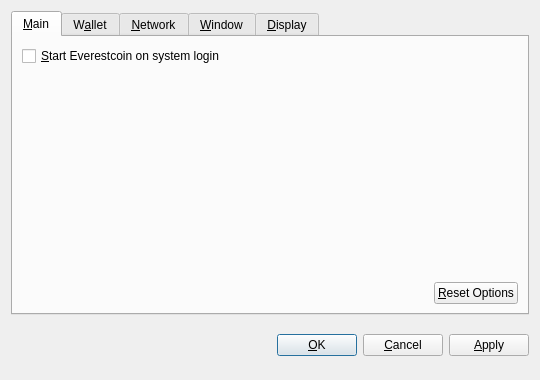
<?xml version="1.0" encoding="UTF-8"?>
<ui version="4.0">
 <class>OptionsDialog</class>
 <widget class="QDialog" name="OptionsDialog">
  <property name="geometry">
   <rect>
    <x>0</x>
    <y>0</y>
    <width>540</width>
    <height>380</height>
   </rect>
  </property>
  <property name="windowTitle">
   <string>Options</string>
  </property>
  <property name="modal">
   <bool>true</bool>
  </property>
  <layout class="QVBoxLayout" name="verticalLayout">
   <item>
    <widget class="QTabWidget" name="tabWidget">
     <property name="tabPosition">
      <enum>QTabWidget::North</enum>
     </property>
     <property name="currentIndex">
      <number>0</number>
     </property>
     <widget class="QWidget" name="tabMain">
      <attribute name="title">
       <string>&amp;Main</string>
      </attribute>
      <layout class="QVBoxLayout" name="verticalLayout_Main">
       <item>
        <widget class="QCheckBox" name="bitcoinAtStartup">
         <property name="toolTip">
          <string>Automatically start Everestcoin after logging in to the system.</string>
         </property>
         <property name="text">
          <string>&amp;Start Everestcoin on system login</string>
         </property>
        </widget>
       </item>
       <item>
        <spacer name="verticalSpacer_Main">
         <property name="orientation">
          <enum>Qt::Vertical</enum>
         </property>
         <property name="sizeHint" stdset="0">
          <size>
           <width>20</width>
           <height>40</height>
          </size>
         </property>
        </spacer>
       </item>
       <item>
        <layout class="QHBoxLayout" name="horizontalLayout_2_Main">
         <item>
          <spacer name="horizontalSpacer_2_Main">
           <property name="orientation">
            <enum>Qt::Horizontal</enum>
           </property>
           <property name="sizeHint" stdset="0">
            <size>
             <width>40</width>
             <height>20</height>
            </size>
           </property>
          </spacer>
         </item>
         <item>
          <widget class="QPushButton" name="resetButton">
           <property name="toolTip">
            <string>Reset all client options to default.</string>
           </property>
           <property name="text">
            <string>&amp;Reset Options</string>
           </property>
           <property name="autoDefault">
            <bool>false</bool>
           </property>
          </widget>
         </item>
        </layout>
       </item>
      </layout>
     </widget>
     <widget class="QWidget" name="tabWallet">
      <attribute name="title">
       <string>W&amp;allet</string>
      </attribute>
      <layout class="QVBoxLayout" name="verticalLayout_Network">
       <item>
        <widget class="QLabel" name="transactionFeeInfoLabel">
         <property name="text">
          <string>Optional transaction fee per kB that helps make sure your transactions are processed quickly. Most transactions are 1 kB.</string>
         </property>
         <property name="textFormat">
          <enum>Qt::PlainText</enum>
         </property>
         <property name="wordWrap">
          <bool>true</bool>
         </property>
        </widget>
       </item>
       <item>
        <layout class="QHBoxLayout" name="horizontalLayout_1_Main">
         <item>
          <widget class="QLabel" name="transactionFeeLabel">
           <property name="text">
            <string>Pay transaction &amp;fee</string>
           </property>
           <property name="textFormat">
            <enum>Qt::PlainText</enum>
           </property>
           <property name="buddy">
            <cstring>transactionFee</cstring>
           </property>
          </widget>
         </item>
         <item>
          <widget class="BitcoinAmountField" name="transactionFee"/>
         </item>
         <item>
          <spacer name="horizontalSpacer_1_Main">
           <property name="orientation">
            <enum>Qt::Horizontal</enum>
           </property>
           <property name="sizeHint" stdset="0">
            <size>
             <width>40</width>
             <height>20</height>
            </size>
           </property>
          </spacer>
         </item>
        </layout>
       </item>
       <item>
        <widget class="QLabel" name="label">
         <property name="text">
          <string>If you disable the spending of unconfirmed change, the change from a transaction cannot be used until that transaction has at least one confirmation. This also affects how your balance is computed.</string>
         </property>
         <property name="wordWrap">
          <bool>true</bool>
         </property>
        </widget>
       </item>
       <item>
        <widget class="QCheckBox" name="spendZeroConfChange">
         <property name="text">
          <string>Spend unconfirmed change  (experts only)</string>
         </property>
        </widget>
       </item>
       <item>
        <spacer name="verticalSpacer">
         <property name="orientation">
          <enum>Qt::Vertical</enum>
         </property>
         <property name="sizeHint" stdset="0">
          <size>
           <width>20</width>
           <height>40</height>
          </size>
         </property>
        </spacer>
       </item>
      </layout>
     </widget>
     <widget class="QWidget" name="tabNetwork">
      <attribute name="title">
       <string>&amp;Network</string>
      </attribute>
      <layout class="QVBoxLayout" name="verticalLayout_Network">
       <item>
        <widget class="QCheckBox" name="mapPortUpnp">
         <property name="toolTip">
          <string>Automatically open the Everestcoin client port on the router. This only works when your router supports UPnP and it is enabled.</string>
         </property>
         <property name="text">
          <string>Map port using &amp;UPnP</string>
         </property>
        </widget>
       </item>
       <item>
        <widget class="QCheckBox" name="connectSocks">
         <property name="toolTip">
          <string>Connect to the Everestcoin network through a SOCKS proxy (e.g. when connecting through Tor).</string>
         </property>
         <property name="text">
          <string>&amp;Connect through SOCKS proxy:</string>
         </property>
        </widget>
       </item>
       <item>
        <layout class="QHBoxLayout" name="horizontalLayout_Network">
         <item>
          <widget class="QLabel" name="proxyIpLabel">
           <property name="text">
            <string>Proxy &amp;IP:</string>
           </property>
           <property name="textFormat">
            <enum>Qt::PlainText</enum>
           </property>
           <property name="buddy">
            <cstring>proxyIp</cstring>
           </property>
          </widget>
         </item>
         <item>
          <widget class="QValidatedLineEdit" name="proxyIp">
           <property name="maximumSize">
            <size>
             <width>140</width>
             <height>16777215</height>
            </size>
           </property>
           <property name="toolTip">
            <string>IP address of the proxy (e.g. 127.0.0.1)</string>
           </property>
          </widget>
         </item>
         <item>
          <widget class="QLabel" name="proxyPortLabel">
           <property name="text">
            <string>&amp;Port:</string>
           </property>
           <property name="textFormat">
            <enum>Qt::PlainText</enum>
           </property>
           <property name="buddy">
            <cstring>proxyPort</cstring>
           </property>
          </widget>
         </item>
         <item>
          <widget class="QLineEdit" name="proxyPort">
           <property name="maximumSize">
            <size>
             <width>55</width>
             <height>16777215</height>
            </size>
           </property>
           <property name="toolTip">
            <string>Port of the proxy (e.g. 9050)</string>
           </property>
          </widget>
         </item>
         <item>
          <widget class="QLabel" name="socksVersionLabel">
           <property name="text">
            <string>SOCKS &amp;Version:</string>
           </property>
           <property name="textFormat">
            <enum>Qt::PlainText</enum>
           </property>
           <property name="buddy">
            <cstring>socksVersion</cstring>
           </property>
          </widget>
         </item>
         <item>
          <widget class="QValueComboBox" name="socksVersion">
           <property name="toolTip">
            <string>SOCKS version of the proxy (e.g. 5)</string>
           </property>
          </widget>
         </item>
         <item>
          <spacer name="horizontalSpacer_Network">
           <property name="orientation">
            <enum>Qt::Horizontal</enum>
           </property>
           <property name="sizeHint" stdset="0">
            <size>
             <width>40</width>
             <height>20</height>
            </size>
           </property>
          </spacer>
         </item>
        </layout>
       </item>
       <item>
        <spacer name="verticalSpacer_Network">
         <property name="orientation">
          <enum>Qt::Vertical</enum>
         </property>
         <property name="sizeHint" stdset="0">
          <size>
           <width>20</width>
           <height>40</height>
          </size>
         </property>
        </spacer>
       </item>
      </layout>
     </widget>
     <widget class="QWidget" name="tabWindow">
      <attribute name="title">
       <string>&amp;Window</string>
      </attribute>
      <layout class="QVBoxLayout" name="verticalLayout_Window">
       <item>
        <widget class="QCheckBox" name="minimizeToTray">
         <property name="toolTip">
          <string>Show only a tray icon after minimizing the window.</string>
         </property>
         <property name="text">
          <string>&amp;Minimize to the tray instead of the taskbar</string>
         </property>
        </widget>
       </item>
       <item>
        <widget class="QCheckBox" name="minimizeOnClose">
         <property name="toolTip">
          <string>Minimize instead of exit the application when the window is closed. When this option is enabled, the application will be closed only after selecting Quit in the menu.</string>
         </property>
         <property name="text">
          <string>M&amp;inimize on close</string>
         </property>
        </widget>
       </item>
       <item>
        <spacer name="verticalSpacer_Window">
         <property name="orientation">
          <enum>Qt::Vertical</enum>
         </property>
         <property name="sizeHint" stdset="0">
          <size>
           <width>20</width>
           <height>40</height>
          </size>
         </property>
        </spacer>
       </item>
      </layout>
     </widget>
     <widget class="QWidget" name="tabDisplay">
      <attribute name="title">
       <string>&amp;Display</string>
      </attribute>
      <layout class="QVBoxLayout" name="verticalLayout_Display">
       <item>
        <layout class="QHBoxLayout" name="horizontalLayout_1_Display">
         <item>
          <widget class="QLabel" name="langLabel">
           <property name="text">
            <string>User Interface &amp;language:</string>
           </property>
           <property name="textFormat">
            <enum>Qt::PlainText</enum>
           </property>
           <property name="buddy">
            <cstring>lang</cstring>
           </property>
          </widget>
         </item>
         <item>
          <widget class="QValueComboBox" name="lang">
           <property name="toolTip">
            <string>The user interface language can be set here. This setting will take effect after restarting Everestcoin.</string>
           </property>
          </widget>
         </item>
        </layout>
       </item>
       <item>
        <layout class="QHBoxLayout" name="horizontalLayout_2_Display">
         <item>
          <widget class="QLabel" name="unitLabel">
           <property name="text">
            <string>&amp;Unit to show amounts in:</string>
           </property>
           <property name="textFormat">
            <enum>Qt::PlainText</enum>
           </property>
           <property name="buddy">
            <cstring>unit</cstring>
           </property>
          </widget>
         </item>
         <item>
          <widget class="QValueComboBox" name="unit">
           <property name="toolTip">
            <string>Choose the default subdivision unit to show in the interface and when sending coins.</string>
           </property>
          </widget>
         </item>
        </layout>
       </item>
       <item>
        <widget class="QCheckBox" name="displayAddresses">
         <property name="toolTip">
          <string>Whether to show Everestcoin addresses in the transaction list or not.</string>
         </property>
         <property name="text">
          <string>&amp;Display addresses in transaction list</string>
         </property>
        </widget>
       </item>
       <item>
        <widget class="QCheckBox" name="coinControlFeatures">
         <property name="toolTip">
          <string>Whether to show coin control features or not.</string>
         </property>
         <property name="text">
          <string>Display coin &amp;control features (experts only!)</string>
         </property>
        </widget>
       </item>
       <item>
        <spacer name="verticalSpacer_Display">
         <property name="orientation">
          <enum>Qt::Vertical</enum>
         </property>
         <property name="sizeHint" stdset="0">
          <size>
           <width>20</width>
           <height>40</height>
          </size>
         </property>
        </spacer>
       </item>
      </layout>
     </widget>
    </widget>
   </item>
   <item>
    <layout class="QHBoxLayout" name="horizontalLayout_Buttons">
     <item>
      <spacer name="horizontalSpacer_1">
       <property name="orientation">
        <enum>Qt::Horizontal</enum>
       </property>
       <property name="sizeHint" stdset="0">
        <size>
         <width>40</width>
         <height>48</height>
        </size>
       </property>
      </spacer>
     </item>
     <item>
      <widget class="QLabel" name="statusLabel">
       <property name="font">
        <font>
         <weight>75</weight>
         <bold>true</bold>
        </font>
       </property>
       <property name="text">
        <string/>
       </property>
       <property name="textFormat">
        <enum>Qt::PlainText</enum>
       </property>
       <property name="wordWrap">
        <bool>true</bool>
       </property>
      </widget>
     </item>
     <item>
      <spacer name="horizontalSpacer_2">
       <property name="orientation">
        <enum>Qt::Horizontal</enum>
       </property>
       <property name="sizeHint" stdset="0">
        <size>
         <width>40</width>
         <height>48</height>
        </size>
       </property>
      </spacer>
     </item>
     <item>
      <widget class="QPushButton" name="okButton">
       <property name="text">
        <string>&amp;OK</string>
       </property>
      </widget>
     </item>
     <item>
      <widget class="QPushButton" name="cancelButton">
       <property name="text">
        <string>&amp;Cancel</string>
       </property>
       <property name="autoDefault">
        <bool>false</bool>
       </property>
      </widget>
     </item>
     <item>
      <widget class="QPushButton" name="applyButton">
       <property name="text">
        <string>&amp;Apply</string>
       </property>
       <property name="autoDefault">
        <bool>false</bool>
       </property>
      </widget>
     </item>
    </layout>
   </item>
  </layout>
 </widget>
 <customwidgets>
  <customwidget>
   <class>BitcoinAmountField</class>
   <extends>QSpinBox</extends>
   <header>bitcoinamountfield.h</header>
  </customwidget>
  <customwidget>
   <class>QValueComboBox</class>
   <extends>QComboBox</extends>
   <header>qvaluecombobox.h</header>
  </customwidget>
  <customwidget>
   <class>QValidatedLineEdit</class>
   <extends>QLineEdit</extends>
   <header>qvalidatedlineedit.h</header>
  </customwidget>
 </customwidgets>
 <resources/>
 <connections/>
</ui>
